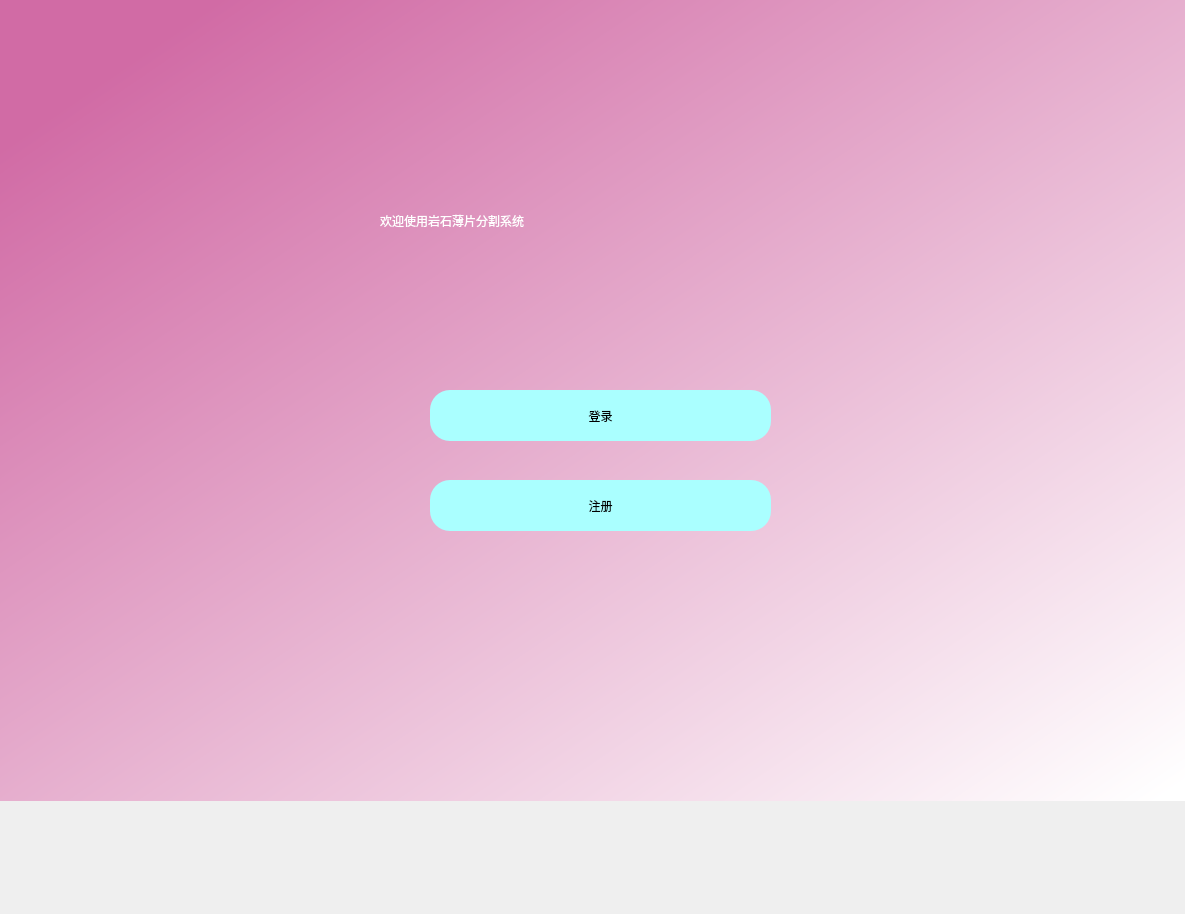
<?xml version="1.0" encoding="UTF-8"?>
<ui version="4.0">
 <class>Dialog</class>
 <widget class="QDialog" name="Dialog">
  <property name="geometry">
   <rect>
    <x>0</x>
    <y>0</y>
    <width>1185</width>
    <height>914</height>
   </rect>
  </property>
  <property name="windowTitle">
   <string>Dialog</string>
  </property>
  <widget class="QWidget" name="bgwidget" native="true">
   <property name="geometry">
    <rect>
     <x>-10</x>
     <y>0</y>
     <width>1201</width>
     <height>801</height>
    </rect>
   </property>
   <property name="styleSheet">
    <string notr="true">QWidget#bgwidget{
background-color:qlineargradient(spread:pad, x1:0.091, y1:0.101636, x2:0.991379, y2:0.977, stop:0 rgba(209, 107, 165, 255), stop:1 rgba(255, 255, 255, 255));}</string>
   </property>
   <widget class="QLabel" name="label">
    <property name="geometry">
     <rect>
      <x>390</x>
      <y>190</y>
      <width>461</width>
      <height>61</height>
     </rect>
    </property>
    <property name="styleSheet">
     <string notr="true">font: 36pt &quot;MS Shell Dlg 2&quot;; color:rgb(255, 255, 255)</string>
    </property>
    <property name="text">
     <string>欢迎使用岩石薄片分割系统</string>
    </property>
   </widget>
   <widget class="QPushButton" name="login">
    <property name="geometry">
     <rect>
      <x>440</x>
      <y>390</y>
      <width>341</width>
      <height>51</height>
     </rect>
    </property>
    <property name="styleSheet">
     <string notr="true">border-radius:20px;
background-color: rgb(170, 255, 255);
font: 14pt &quot;MS Shell Dlg 2&quot;;</string>
    </property>
    <property name="text">
     <string>登录</string>
    </property>
   </widget>
   <widget class="QPushButton" name="create">
    <property name="geometry">
     <rect>
      <x>440</x>
      <y>480</y>
      <width>341</width>
      <height>51</height>
     </rect>
    </property>
    <property name="styleSheet">
     <string notr="true">border-radius:20px;
background-color: rgb(170, 255, 255);
font: 14pt &quot;MS Shell Dlg 2&quot;;</string>
    </property>
    <property name="text">
     <string>注册</string>
    </property>
   </widget>
  </widget>
 </widget>
 <resources/>
 <connections/>
</ui>
